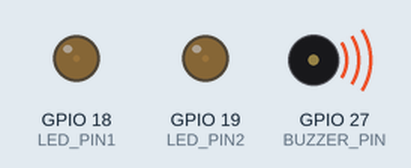
Recording of a program running on a simulated ESP32. Parts: output pins drawn as LEDs (lit = HIGH), buzzer (waves = sounding).

Above: at 0.1 s.
At 4.0 s:
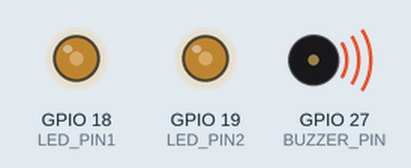
At 8.59 s:
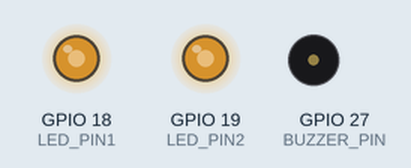
At 12.49 s:
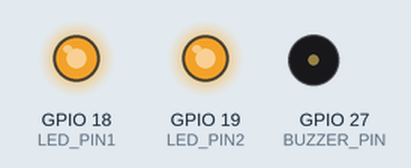
At 21.21 s:
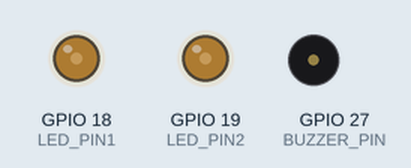
At 38.34 s:
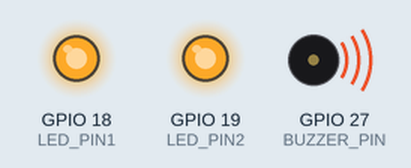
Timing chart, 0 to 38.2 s (numbered marks = the images above):
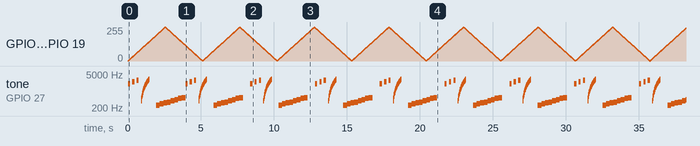

The program:

main.cpp
```cpp
// PWM + Buzzer + Two LEDs (concurrent)
// LED pins: 18 and 19 (fade together)
// Buzzer pin: 27 (tones)
// ESP32: uses separate LEDC channels and a FreeRTOS task for LED fading

#include <Arduino.h>

// Pins
#define LED_PIN1      18
#define LED_PIN2      19
#define BUZZER_PIN    27

// LEDC channels
#define BUZZER_CH     0   // channel for buzzer (ledcWriteTone)
#define LED1_CH       1   // channel for LED on pin 18
#define LED2_CH       2   // channel for LED on pin 19

// Buzzer settings
#define BUZZER_RES    10      // 10-bit for buzzer (0..1023)
#define BUZZER_FREQ   2000    // base freq (ledcWriteTone will change it)

// LED settings
#define LED_FREQ      1000    // 1kHz PWM for LEDs
#define LED_RES       8       // 8-bit resolution (0..255)

// Task handle
TaskHandle_t ledTaskHandle = NULL;

void ledFadeTask(void *param) {
  // simple up/down fade for both LEDs in sync
  const int stepDelay = 10; // ms per brightness step
  int d = 0;
  int dir = 1; // 1 -> up, -1 -> down

  for (;;) {
    // write brightness to both LED channels
    ledcWrite(LED1_CH, d);
    ledcWrite(LED2_CH, d);

    // step
    d += dir;
    if (d >= 255) { d = 255; dir = -1; }
    if (d <= 0)   { d = 0;   dir = 1; }

    vTaskDelay(stepDelay / portTICK_PERIOD_MS);
  }
}

void setup() {
  // Serial for debug (optional)
  Serial.begin(115200);

  // Setup LED channels (LEDs)
  ledcSetup(LED1_CH, LED_FREQ, LED_RES);
  ledcAttachPin(LED_PIN1, LED1_CH);

  ledcSetup(LED2_CH, LED_FREQ, LED_RES);
  ledcAttachPin(LED_PIN2, LED2_CH);

  // Setup buzzer channel
  ledcSetup(BUZZER_CH, BUZZER_FREQ, BUZZER_RES);
  ledcAttachPin(BUZZER_PIN, BUZZER_CH);

  // Start LED fade task (runs concurrently)
  xTaskCreate(
    ledFadeTask,        // function
    "LED Fade Task",    // name
    2048,               // stack size
    NULL,               // param
    1,                  // priority
    &ledTaskHandle
  );

  // --- Initial buzzer demo (runs while LEDs fade) ---

  // 1) Simple beep pattern
  for (int i = 0; i < 3; i++) {
    ledcWriteTone(BUZZER_CH, 2000 + i * 400); // change tone
    delay(150);
    ledcWrite(BUZZER_CH, 0);                  // stop tone
    delay(150);
  }

  // 2) Frequency sweep (400Hz → 3kHz)
  for (int f = 400; f <= 3000; f += 100) {
    ledcWriteTone(BUZZER_CH, f);
    delay(20);
  }
  ledcWrite(BUZZER_CH, 0);
  delay(500);

  // 3) Short melody
  int melody[] = {262, 294, 330, 349, 392, 440, 494, 523};
  for (int i = 0; i < 8; i++) {
    ledcWriteTone(BUZZER_CH, melody[i]);
    delay(250);
  }
  ledcWrite(BUZZER_CH, 0); // stop buzzer
}

void loop() {
  // Repeat the buzzer sequence while the LED fade task runs
  // 1) Simple beep pattern
  for (int i = 0; i < 3; i++) {
    ledcWriteTone(BUZZER_CH, 2000 + i * 400);
    delay(150);
    ledcWrite(BUZZER_CH, 0);
    delay(150);
  }

  // 2) Frequency sweep (400Hz → 3kHz)
  for (int f = 400; f <= 3000; f += 100) {
    ledcWriteTone(BUZZER_CH, f);
    delay(20);
  }
  ledcWrite(BUZZER_CH, 0);
  delay(500);

  // 3) Short melody
  int melody[] = {262, 294, 330, 349, 392, 440, 494, 523};
  for (int i = 0; i < 8; i++) {
    ledcWriteTone(BUZZER_CH, melody[i]);
    delay(250);
  }
  ledcWrite(BUZZER_CH, 0); // stop buzzer

  delay(500); // small pause before repeating
}
```

Measured:
- by itself, tone on GPIO 27 (BUZZER_PIN): plays 2000 Hz for 0.15 s, 2400 Hz for 0.15 s, 2800 Hz for 0.15 s, 400 Hz for 0.02 s, 500 Hz for 0.02 s, 600 Hz for 0.02 s … (340 notes in this stretch)
